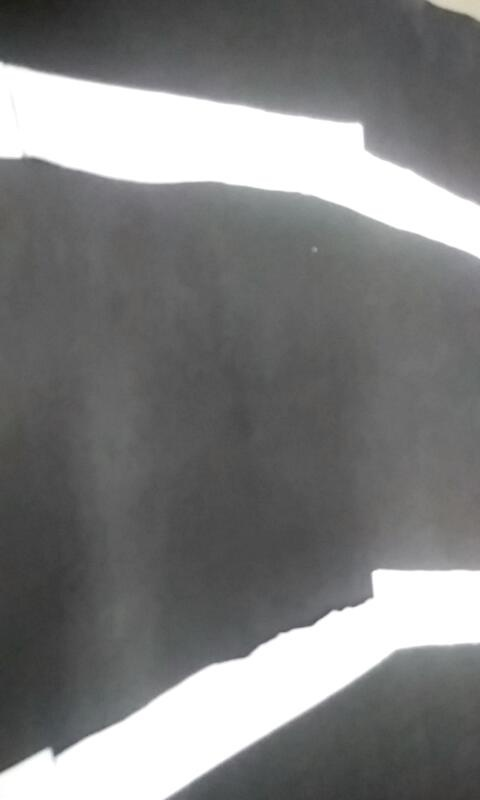
#> input picture 784306e8-3eef-11e8-984b-68140106f352_0.jpg, 480 x 800 px, given as the content of the folder data, which was not available
$ python mlsdc.py
#> lines starting #> are read from the running program, lines starting #| are printed output that depends on the picture; after the words box and inside, x2 and y2 are one past the last pixel; in counts of white or black regions, pixels touching at a corner belong together; pictures that were not available may be replaced by others from this repository, and a replacement may not be noted
import numpy as np
from os import listdir
from os.path import isfile, join
from sklearn.neural_network import MLPClassifier
from sklearn.model_selection import train_test_split
from sklearn.preprocessing import StandardScaler
from sklearn.model_selection import cross_val_predict
from sklearn.metrics import accuracy_score
import pickle
import cv2

X = []
y = []
# load all the images and convert them

files_name = [f for f in listdir('data') if isfile(join('data', f)) and f != '.DS_Store']

for name in files_name:
    try:
        # load the image
        im_gray = cv2.imread(join('data', name), 0)
#> im_gray: shape (800, 480); min 28, max 255, mean 126.3
        # blur to remove details
        im_gray = cv2.resize(im_gray, (25, 25))
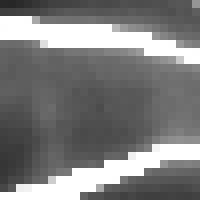
#> im_gray: shape (25, 25) (shown 8 times larger); min 39, max 255, mean 126.2
		#image_as_array = np.ndarray.flatten(np.asarray(img))
        (thresh, im_bw) = cv2.threshold(im_gray, 128, 255, cv2.THRESH_BINARY | cv2.THRESH_OTSU)
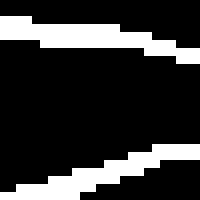
#> im_bw: shape (25, 25) (shown 8 times larger); 20% white; 2 white regions, box (x1, y1, x2, y2) and area: (0, 2, 25, 8) 65, (0, 18, 25, 25) 60
#> thresh = 169
        image_as_array = np.ndarray.flatten(np.array(im_bw))
#> image_as_array = 625 values, max 255 at index 50, min 0 at index 0, mean 51
        # add our image to the dataset
        X.append(image_as_array)
        # retrive the direction from the filename
        y.append(name.split('_')[1].split('.')[0])
    except Exception as inst:
        print(name)
        print(inst)

# split for testing
#> (the run stopped early here; a loop or call above may not have finished)

$ run again, on 814730de-3eef-11e8-b78c-68140106f352_0.jpg
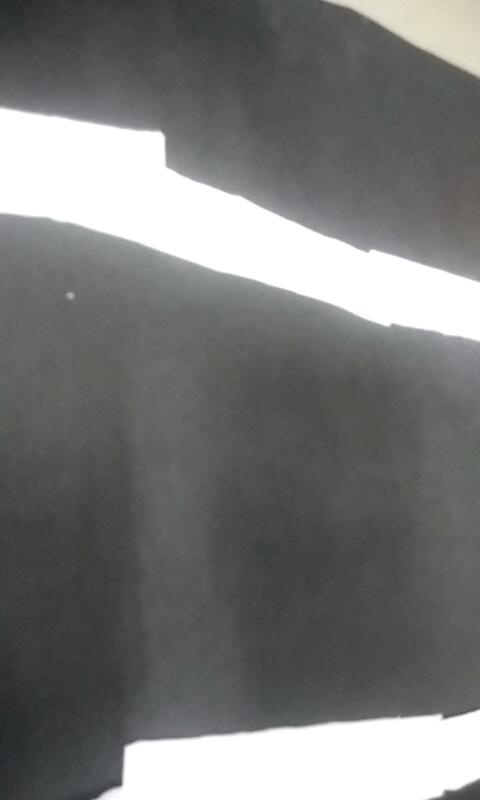
#> input picture 814730de-3eef-11e8-b78c-68140106f352_0.jpg, 480 x 800 px, given as the content of the folder data, which was not available
#> `im_gray = cv2.resize(im_gray, (25, 25))`:
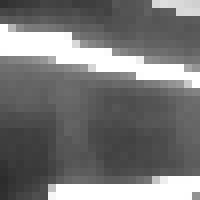
#> im_gray: shape (25, 25) (shown 8 times larger); min 44, max 255, mean 119.9
#> `(thresh, im_bw) = cv2.threshold(im_gray, 128, 255, cv2.THRESH_BINARY |..`:
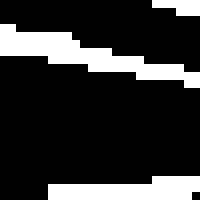
#> im_bw: shape (25, 25) (shown 8 times larger); 19.4% white; 3 white regions (1 under 20 px), largest, box (x1, y1, x2, y2) and area: (0, 3, 25, 11) 69, (6, 22, 25, 25) 43
#> thresh = 166
#> image_as_array = 625 values, max 255 at index 19, min 0 at index 0, mean 49.37

$ run again, on 838738c0-3eef-11e8-b775-68140106f352_0.jpg
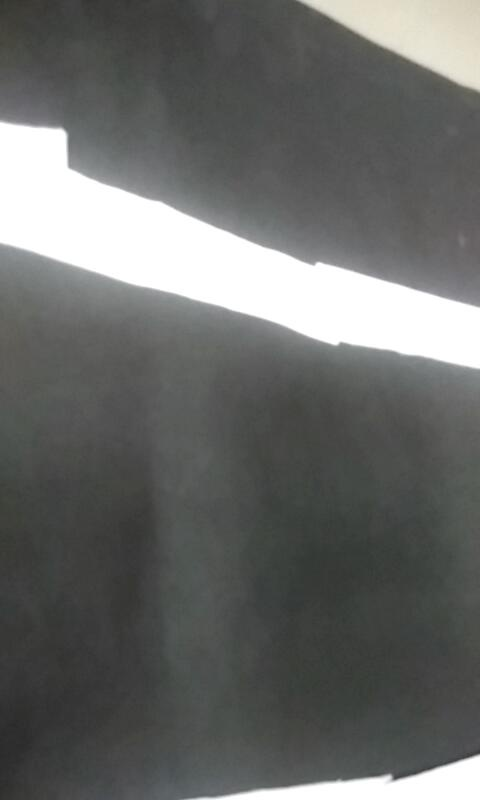
#> input picture 838738c0-3eef-11e8-b775-68140106f352_0.jpg, 480 x 800 px, given as the content of the folder data, which was not available
#> `im_gray = cv2.resize(im_gray, (25, 25))`:
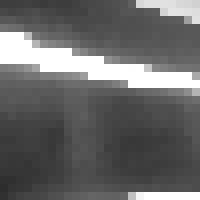
#> im_gray: shape (25, 25) (shown 8 times larger); min 45, max 255, mean 105.1
#> `(thresh, im_bw) = cv2.threshold(im_gray, 128, 255, cv2.THRESH_BINARY |..`:
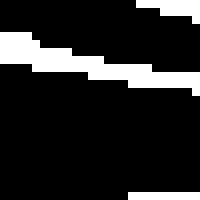
#> im_bw: shape (25, 25) (shown 8 times larger); 14.9% white; 3 white regions (2 under 20 px), largest, box (x1, y1, x2, y2) and area: (0, 4, 25, 12) 70
#> thresh = 159
#> image_as_array = 625 values, max 255 at index 17, min 0 at index 0, mean 37.94
